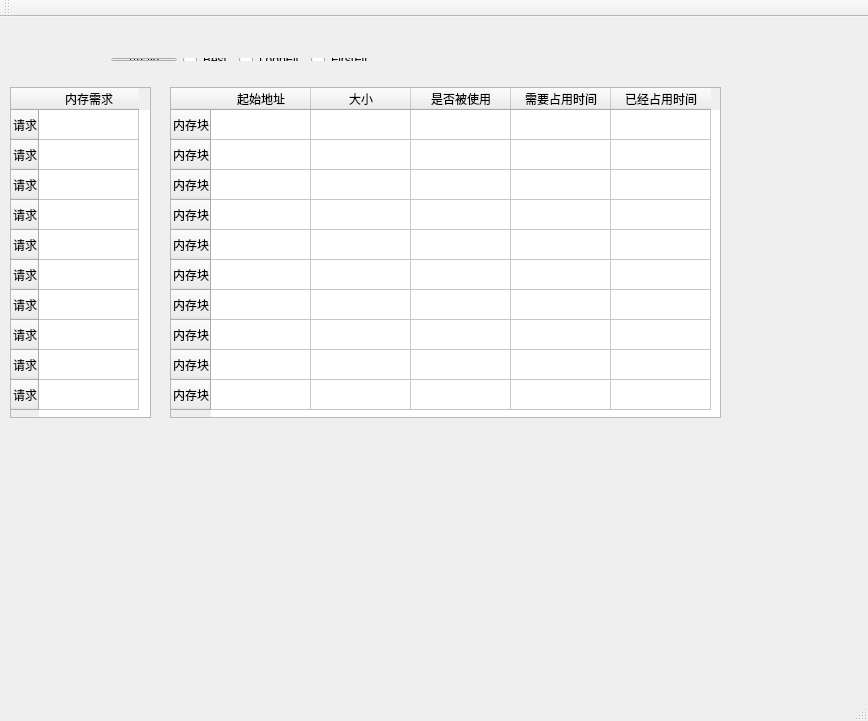
<?xml version="1.0" encoding="UTF-8"?>
<ui version="4.0">
 <class>MainWindow</class>
 <widget class="QMainWindow" name="MainWindow">
  <property name="geometry">
   <rect>
    <x>0</x>
    <y>0</y>
    <width>868</width>
    <height>721</height>
   </rect>
  </property>
  <property name="windowTitle">
   <string>MainWindow</string>
  </property>
  <widget class="QWidget" name="centralWidget">
   <widget class="QTableWidget" name="Memory">
    <property name="geometry">
     <rect>
      <x>170</x>
      <y>70</y>
      <width>551</width>
      <height>331</height>
     </rect>
    </property>
    <row>
     <property name="text">
      <string>内存块</string>
     </property>
    </row>
    <row>
     <property name="text">
      <string>内存块</string>
     </property>
    </row>
    <row>
     <property name="text">
      <string>内存块</string>
     </property>
    </row>
    <row>
     <property name="text">
      <string>内存块</string>
     </property>
    </row>
    <row>
     <property name="text">
      <string>内存块</string>
     </property>
    </row>
    <row>
     <property name="text">
      <string>内存块</string>
     </property>
    </row>
    <row>
     <property name="text">
      <string>内存块</string>
     </property>
    </row>
    <row>
     <property name="text">
      <string>内存块</string>
     </property>
    </row>
    <row>
     <property name="text">
      <string>内存块</string>
     </property>
    </row>
    <row>
     <property name="text">
      <string>内存块</string>
     </property>
    </row>
    <column>
     <property name="text">
      <string>起始地址</string>
     </property>
    </column>
    <column>
     <property name="text">
      <string>大小</string>
     </property>
    </column>
    <column>
     <property name="text">
      <string>是否被使用</string>
     </property>
    </column>
    <column>
     <property name="text">
      <string>需要占用时间</string>
     </property>
    </column>
    <column>
     <property name="text">
      <string>已经占用时间</string>
     </property>
    </column>
   </widget>
   <widget class="QTableWidget" name="Quest">
    <property name="geometry">
     <rect>
      <x>10</x>
      <y>70</y>
      <width>141</width>
      <height>331</height>
     </rect>
    </property>
    <property name="sizePolicy">
     <sizepolicy hsizetype="Expanding" vsizetype="Expanding">
      <horstretch>0</horstretch>
      <verstretch>0</verstretch>
     </sizepolicy>
    </property>
    <property name="maximumSize">
     <size>
      <width>16777215</width>
      <height>16777215</height>
     </size>
    </property>
    <property name="autoScroll">
     <bool>true</bool>
    </property>
    <row>
     <property name="text">
      <string>请求</string>
     </property>
    </row>
    <row>
     <property name="text">
      <string>请求</string>
     </property>
    </row>
    <row>
     <property name="text">
      <string>请求</string>
     </property>
    </row>
    <row>
     <property name="text">
      <string>请求</string>
     </property>
    </row>
    <row>
     <property name="text">
      <string>请求</string>
     </property>
    </row>
    <row>
     <property name="text">
      <string>请求</string>
     </property>
    </row>
    <row>
     <property name="text">
      <string>请求</string>
     </property>
    </row>
    <row>
     <property name="text">
      <string>请求</string>
     </property>
    </row>
    <row>
     <property name="text">
      <string>请求</string>
     </property>
    </row>
    <row>
     <property name="text">
      <string>请求</string>
     </property>
    </row>
    <column>
     <property name="text">
      <string>内存需求</string>
     </property>
    </column>
   </widget>
   <widget class="QWidget" name="layoutWidget">
    <property name="geometry">
     <rect>
      <x>100</x>
      <y>30</y>
      <width>284</width>
      <height>25</height>
     </rect>
    </property>
    <layout class="QHBoxLayout" name="horizontalLayout">
     <item>
      <widget class="QPushButton" name="Again">
       <property name="text">
        <string>Again</string>
       </property>
      </widget>
     </item>
     <item>
      <widget class="QRadioButton" name="Worst">
       <property name="text">
        <string>Best</string>
       </property>
      </widget>
     </item>
     <item>
      <widget class="QRadioButton" name="LoopFit">
       <property name="text">
        <string>LoopFit</string>
       </property>
      </widget>
     </item>
     <item>
      <widget class="QRadioButton" name="FirstFit">
       <property name="text">
        <string>FirstFit</string>
       </property>
      </widget>
     </item>
    </layout>
   </widget>
  </widget>
  <widget class="QMenuBar" name="menuBar">
   <property name="geometry">
    <rect>
     <x>0</x>
     <y>0</y>
     <width>868</width>
     <height>23</height>
    </rect>
   </property>
  </widget>
  <widget class="QToolBar" name="mainToolBar">
   <attribute name="toolBarArea">
    <enum>TopToolBarArea</enum>
   </attribute>
   <attribute name="toolBarBreak">
    <bool>false</bool>
   </attribute>
  </widget>
  <widget class="QStatusBar" name="statusBar"/>
 </widget>
 <layoutdefault spacing="6" margin="11"/>
 <resources/>
 <connections/>
</ui>
